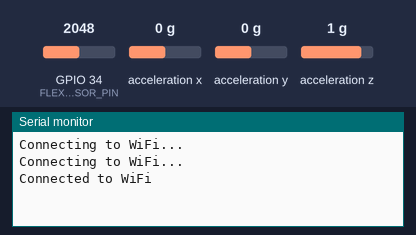
Bench run of a sketch on a simulated ESP32. Parts: the last lines printed to the serial monitor. The inputs (shaded band) are chosen by the test bench; at power-on: acceleration x 0 g, GPIO 34 (FLEX_SENSOR_PIN) = 2048, acceleration y 0 g, acceleration z 1 g. WiFi joins after 1.5 s; servers stay silent unless stated.

Above: at 3.5 s.
3.6 s: acceleration x set to -1.4 g
At 3.6 s:
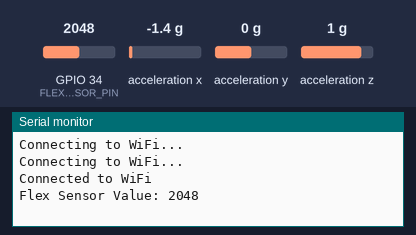
6.1 s: GPIO 34 (FLEX_SENSOR_PIN) set to 2540
At 6.33 s:
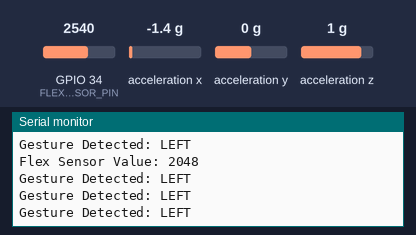
8.0 s: acceleration x set to 0.8 g
At 8.75 s:
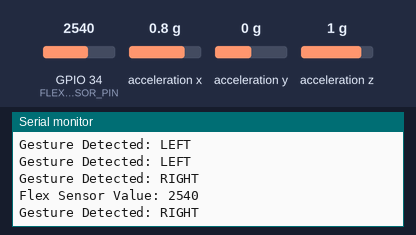
10.0 s: GPIO 34 (FLEX_SENSOR_PIN) set to 2460
At 10.26 s:
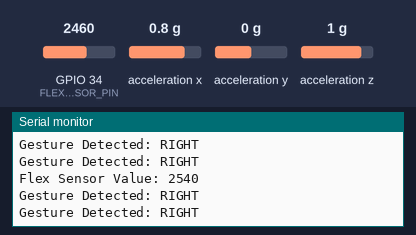
Timing chart, 0 to 12.5 s (numbered marks = the images above; inputs shaded):
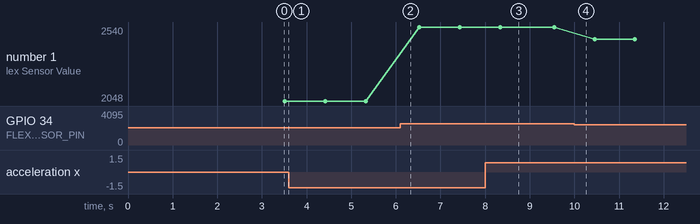

Measured:
- after the input at 8.0 s, the serial monitor: prints a new line after 0.24 s (image 3)
- plotted number 1: 2048 → 2540 after the input at 6.1 s, 2540 → 2460 after the input at 10.0 s

The sketch:

wheelchair_transmitter.ino
```cpp
#define BLYNK_TEMPLATE_ID ""
#define BLYNK_TEMPLATE_NAME ""
#define BLYNK_AUTH_TOKEN ""

#include <Wire.h>
#include <WiFi.h>
#include <BlynkSimpleEsp32.h>
#include <Adafruit_ADXL345_U.h>

// WiFi credentials
char ssid[] = "";
char pass[] = "";

// Receiver ESP32 IP and port
const char* receiverIP = "";
const int receiverPort = 1234;
WiFiClient client;

// Sensor pins and thresholds
#define FLEX_SENSOR_PIN 34
#define FLEX_BEND_THRESHOLD 2500
#define FLEX_HYSTERESIS 200

Adafruit_ADXL345_Unified accel = Adafruit_ADXL345_Unified(12345);
BlynkTimer timer;
bool flexAlertSent = false;

void setup() {
  Serial.begin(115200);

  // WiFi & Blynk setup
  WiFi.begin(ssid, pass);
  while (WiFi.status() != WL_CONNECTED) {
    delay(1000);
    Serial.println("Connecting to WiFi...");
  }
  Serial.println("Connected to WiFi");
  Blynk.begin(BLYNK_AUTH_TOKEN, ssid, pass);

  // Initialize accelerometer
  if (!accel.begin()) {
    Serial.println("ADXL345 not detected");
    while (1);
  }

  pinMode(FLEX_SENSOR_PIN, INPUT);
  timer.setInterval(1000L, checkFlexSensor); // Check flex sensor every second
}

void loop() {
  Blynk.run();
  timer.run();

  // Gesture detection
  sensors_event_t event;
  accel.getEvent(&event);

  String command = "STOP";
  if (event.acceleration.x > 2) command = "RIGHT";
  else if (event.acceleration.x < -2) command = "LEFT";
  else if (event.acceleration.y > 2) command = "FORWARD";

  // Send command to receiver
  if (client.connect(receiverIP, receiverPort)) {
    client.print(command + "\n");
    client.stop();
  }

  // Blynk event logging
  if (command != "STOP") {
    Serial.println("Gesture Detected: " + command);
    Blynk.logEvent("gesture_detected", "Gesture: " + command);
  }

  delay(100); // Short delay between reads
}

// Flex sensor emergency check
void checkFlexSensor() {
  int flexValue = analogRead(FLEX_SENSOR_PIN);
  Serial.print("Flex Sensor Value: ");
  Serial.println(flexValue);

  Blynk.virtualWrite(V1, flexValue);

  if (flexValue > FLEX_BEND_THRESHOLD && !flexAlertSent) {
    Serial.println(" Emergency: Flex sensor bending detected!");
    Blynk.logEvent("emergency", "Emergency Alert Triggered!");
    Blynk.virtualWrite(V2, 255);  // LED widget ON
    flexAlertSent = true;
  } else if (flexValue < (FLEX_BEND_THRESHOLD - FLEX_HYSTERESIS)) {
    flexAlertSent = false;
    Blynk.virtualWrite(V2, 0);  // LED widget OFF
  }
}
```
